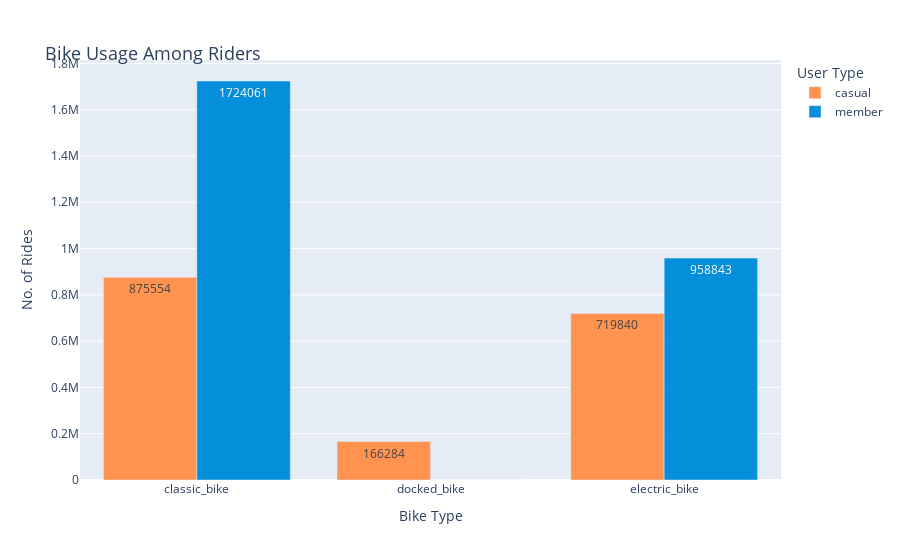

The code cell stored with this chart in its notebook:
### Code cell
df_pv3 = cyc_data_combined.groupby(['rideable_type', 'member_casual'], as_index=False).count()

fig_2 = px.bar(df_pv3, x = 'rideable_type', y = 'ride_id',
        color = 'member_casual',
        barmode='group',
        text = 'ride_id', 
        labels = {'ride_id': 'No. of Rides', 'member_casual': 'User Type', 'rideable_type' : 'Bike Type'},
        hover_name = 'member_casual', hover_data = {'member_casual': False, 'ride_length_min': False}, 
        color_discrete_map = {'casual': '#FF934F', 'member': '#058ED9'})
fig_2.update_layout(
    title=dict(text="Bike Usage Among Riders",font=dict(size=18), automargin=True, yref='paper')
)

### Figure 1 — Plotly figure (JSON) as saved in the notebook; plotly's stock layout.template omitted (floating-point values rounded to 4 significant figures)
{"data": [{"alignmentgroup": "True", "customdata": [["casual", 875554], ["casual", 166284], ["casual", 719840]], "hovertemplate": "<b>%{hovertext}</b><br><br>Bike Type=%{x}<br>No. of Rides=%{text}<extra></extra>", "hovertext": ["casual", "casual", "casual"], "legendgroup": "casual", "marker": {"color": "#FF934F", "pattern": {"shape": ""}}, "name": "casual", "offsetgroup": "casual", "orientation": "v", "showlegend": true, "text": [875600.0, 166300.0, 719800.0], "textposition": "auto", "type": "bar", "x": ["classic_bike", "docked_bike", "electric_bike"], "xaxis": "x", "y": [875554, 166284, 719840], "yaxis": "y"}, {"alignmentgroup": "True", "customdata": [["member", 1724061], ["member", 0], ["member", 958843]], "hovertemplate": "<b>%{hovertext}</b><br><br>Bike Type=%{x}<br>No. of Rides=%{text}<extra></extra>", "hovertext": ["member", "member", "member"], "legendgroup": "member", "marker": {"color": "#058ED9", "pattern": {"shape": ""}}, "name": "member", "offsetgroup": "member", "orientation": "v", "showlegend": true, "text": [1724000.0, 0.0, 958800.0], "textposition": "auto", "type": "bar", "x": ["classic_bike", "docked_bike", "electric_bike"], "xaxis": "x", "y": [1724061, 0, 958843], "yaxis": "y"}], "layout": {"barmode": "group", "legend": {"title": {"text": "User Type"}, "tracegroupgap": 0}, "margin": {"t": 60}, "title": {"automargin": true, "font": {"size": 18}, "text": "Bike Usage Among Riders", "yref": "paper"}, "xaxis": {"anchor": "y", "domain": [0.0, 1.0], "title": {"text": "Bike Type"}}, "yaxis": {"anchor": "x", "domain": [0.0, 1.0], "title": {"text": "No. of Rides"}}}}
